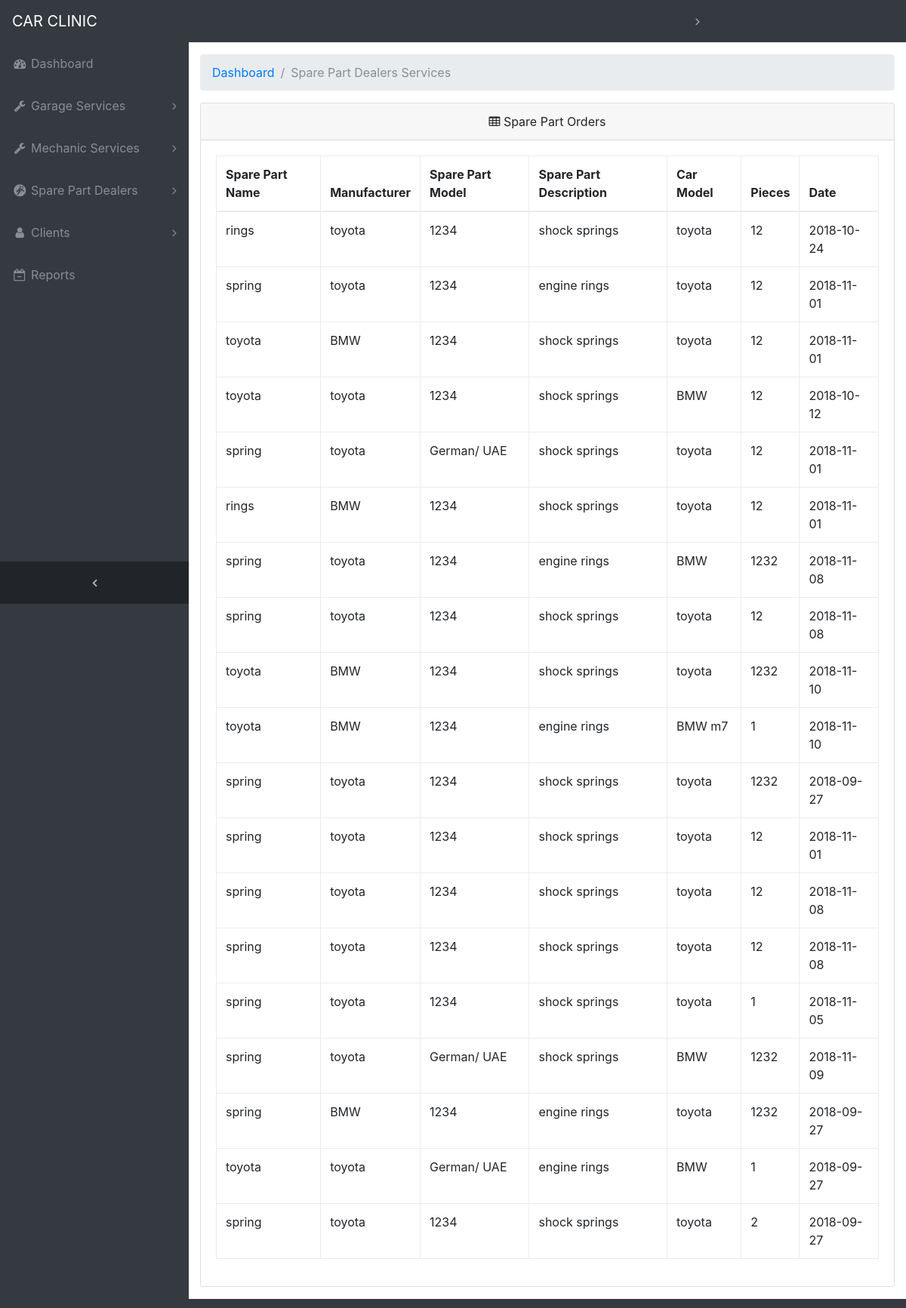
/admin/Admin_SPOV.php, run on the app's committed database.
### tables this page shows
CREATE TABLE `sparepart` (
  `idsparepart` int(11) NOT NULL,
  `idcarowner` int(11) NOT NULL,
  `spname` varchar(45) NOT NULL,
  `spmanufacturer` varchar(45) NOT NULL,
  `spmodel` varchar(45) NOT NULL,
  `spdescription` varchar(45) NOT NULL,
  `carmodel` varchar(45) NOT NULL,
  `pieces` varchar(45) NOT NULL,
  `date` date NOT NULL
);

### resources/functions.php (called while the page is built, shortened)
<?php
function query($sql) {
global $connection;
return mysqli_query($connection, $sql);
}
function fetch_array($result){
return mysqli_fetch_array($result);
}
?>

### public/admin/Admin_SPOV.php (the view, shortened to what this page needs)
<?php
include "includes/header.php";
?>
<link rel="stylesheet" href="css/datepicker.css" />
<div class="content-wrapper">
    <div class="container-fluid">
        <ol class="breadcrumb">
            <li class="breadcrumb-item">
                <a href="index.php">Dashboard</a>
            </li>
            <li class="breadcrumb-item active">Spare Part Dealers Services</li>
        </ol>
        <div class="card mb-3">
            <div class="card-header text-center">
                <i class="fa fa-table"></i>  Spare Part Orders</div>
            <div class="card-body">
                <div class="table-responsive">
                    <table class="table table-bordered" id="" width="100%" cellspacing="0">
                        <thead>
                            <tr>
                                <th>Spare Part Name</th>
                                <th>Manufacturer</th>
                                 <th>Spare Part Model</th>
                                <th>Spare Part Description</th>
                                 <th>Car Model</th>
                                 <th>Pieces</th>
                                 <th>Date</th>
                            </tr>
                        </thead>
                        <tbody>
                                <?php
                     $services=query("SELECT*FROM sparepart");
while($row=fetch_array($services))
{
    $emp_spname=$row['spname'];
     $emp_spmanufacturer=$row['spmanufacturer'];
      $emp_spmodel=$row['spmodel'];
      $emp_spdescription=$row['spdescription'];
      $emp_carmodel=$row['carmodel'];
      $emp_pieces=$row['pieces'];
      $emp_date=$row['date'];
                            echo " <tr>
                                  <td>{$emp_spname}</td>
                                  <td>{$emp_spmanufacturer}</td>
                                  <td>{$emp_spmodel}</td>
                                  <td>{$emp_spdescription}</td>
                                  <td>{$emp_carmodel}</td>
                                  <td>{$emp_pieces}</td>
                                  <td>{$emp_date}</td>
                            </tr>
                            ";
}
                    ?>
                        </tbody>
                    </table>
                </div>
            </div>
        </div>
    </div>
</div>
</html>

### public/admin/css/sb-admin.css (style rules this page uses)
html { position: relative; min-height: 100%; }
body { overflow-x: hidden; }
body.sticky-footer { margin-bottom: 56px; }
body.sticky-footer .content-wrapper { min-height: calc(100vh - 56px - 56px); }
body.fixed-nav { padding-top: 56px; }
.content-wrapper { min-height: calc(100vh - 56px); padding-top: 1rem; }
.content-wrapper { overflow-x: hidden; background: white; }
@media (min-width: 992px) { .content-wrapper { margin-left: 250px; } }

### data on the page
sparepart: spname "rings", spmanufacturer "toyota", spmodel "1234", spdescription "shock springs", carmodel "toyota", pieces "12", date "2018-10-24"
sparepart: spname "spring", spmanufacturer "toyota", spmodel "1234", spdescription "engine rings", carmodel "toyota", pieces "12", date "2018-11-01"
sparepart: spname "toyota", spmanufacturer "BMW", spmodel "1234", spdescription "shock springs", carmodel "toyota", pieces "12", date "2018-11-01"
sparepart: spname "toyota", spmanufacturer "toyota", spmodel "1234", spdescription "shock springs", carmodel "BMW", pieces "12", date "2018-10-12"
sparepart: spname "spring", spmanufacturer "toyota", spmodel "German/ UAE", spdescription "shock springs", carmodel "toyota", pieces "12", date "2018-11-01"
sparepart: spname "rings", spmanufacturer "BMW", spmodel "1234", spdescription "shock springs", carmodel "toyota", pieces "12", date "2018-11-01"
sparepart: spname "spring", spmanufacturer "toyota", spmodel "1234", spdescription "engine rings", carmodel "BMW", pieces "1232", date "2018-11-08"
sparepart: spname "spring", spmanufacturer "toyota", spmodel "1234", spdescription "shock springs", carmodel "toyota", pieces "12", date "2018-11-08"
sparepart: spname "toyota", spmanufacturer "BMW", spmodel "1234", spdescription "shock springs", carmodel "toyota", pieces "1232", date "2018-11-10"
sparepart: spname "toyota", spmanufacturer "BMW", spmodel "1234", spdescription "engine rings", carmodel "BMW m7", pieces "1", date "2018-11-10"
sparepart: spname "spring", spmanufacturer "toyota", spmodel "1234", spdescription "shock springs", carmodel "toyota", pieces "1232", date "2018-09-27"
sparepart: spname "spring", spmanufacturer "toyota", spmodel "1234", spdescription "shock springs", carmodel "toyota", pieces "12", date "2018-11-01"
sparepart: spname "spring", spmanufacturer "toyota", spmodel "1234", spdescription "shock springs", carmodel "toyota", pieces "12", date "2018-11-08"
sparepart: spname "spring", spmanufacturer "toyota", spmodel "1234", spdescription "shock springs", carmodel "toyota", pieces "12", date "2018-11-08"
sparepart: spname "spring", spmanufacturer "toyota", spmodel "1234", spdescription "shock springs", carmodel "toyota", pieces "1", date "2018-11-05"
sparepart: spname "spring", spmanufacturer "toyota", spmodel "German/ UAE", spdescription "shock springs", carmodel "BMW", pieces "1232", date "2018-11-09"
sparepart: spname "spring", spmanufacturer "BMW", spmodel "1234", spdescription "engine rings", carmodel "toyota", pieces "1232", date "2018-09-27"
sparepart: spname "toyota", spmanufacturer "toyota", spmodel "German/ UAE", spdescription "engine rings", carmodel "BMW", pieces "1", date "2018-09-27"
sparepart: spname "spring", spmanufacturer "toyota", spmodel "1234", spdescription "shock springs", carmodel "toyota", pieces "2", date "2018-09-27"
